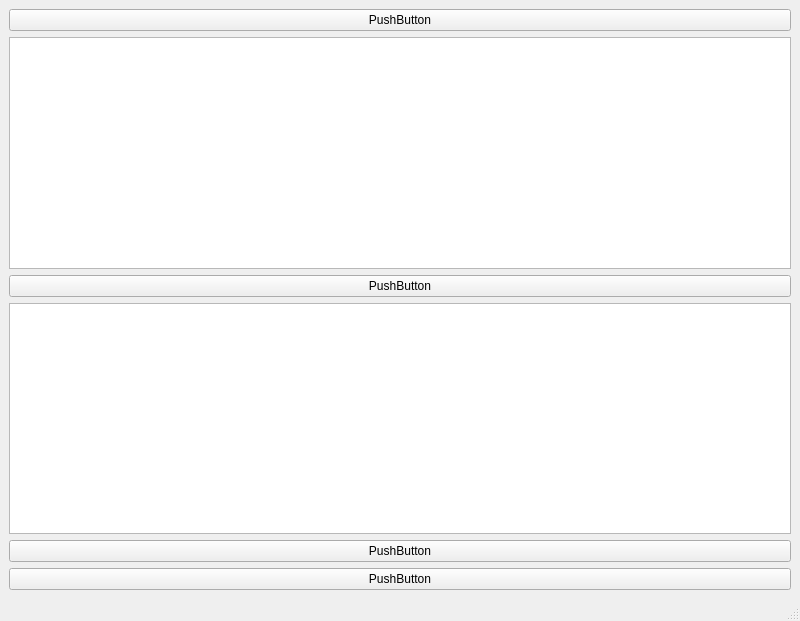
<?xml version="1.0" encoding="UTF-8"?>
<ui version="4.0">
 <class>MainWindow</class>
 <widget class="QMainWindow" name="MainWindow">
  <property name="geometry">
   <rect>
    <x>0</x>
    <y>0</y>
    <width>800</width>
    <height>621</height>
   </rect>
  </property>
  <property name="windowTitle">
   <string>MainWindow</string>
  </property>
  <widget class="QWidget" name="centralwidget">
   <layout class="QGridLayout" name="gridLayout">
    <item row="1" column="1">
     <widget class="QTableView" name="tableView"/>
    </item>
    <item row="4" column="1">
     <widget class="QListView" name="listView_2"/>
    </item>
    <item row="2" column="1">
     <widget class="QPushButton" name="pushButton">
      <property name="text">
       <string>PushButton</string>
      </property>
     </widget>
    </item>
    <item row="6" column="1">
     <widget class="QPushButton" name="pushButton_4">
      <property name="text">
       <string>PushButton</string>
      </property>
     </widget>
    </item>
    <item row="0" column="1">
     <widget class="QPushButton" name="pushButton_3">
      <property name="text">
       <string>PushButton</string>
      </property>
     </widget>
    </item>
    <item row="5" column="1">
     <widget class="QPushButton" name="pushButton_2">
      <property name="text">
       <string>PushButton</string>
      </property>
     </widget>
    </item>
   </layout>
  </widget>
  <widget class="QMenuBar" name="menubar">
   <property name="geometry">
    <rect>
     <x>0</x>
     <y>0</y>
     <width>800</width>
     <height>22</height>
    </rect>
   </property>
  </widget>
  <widget class="QStatusBar" name="statusbar"/>
 </widget>
 <resources/>
 <connections/>
</ui>
